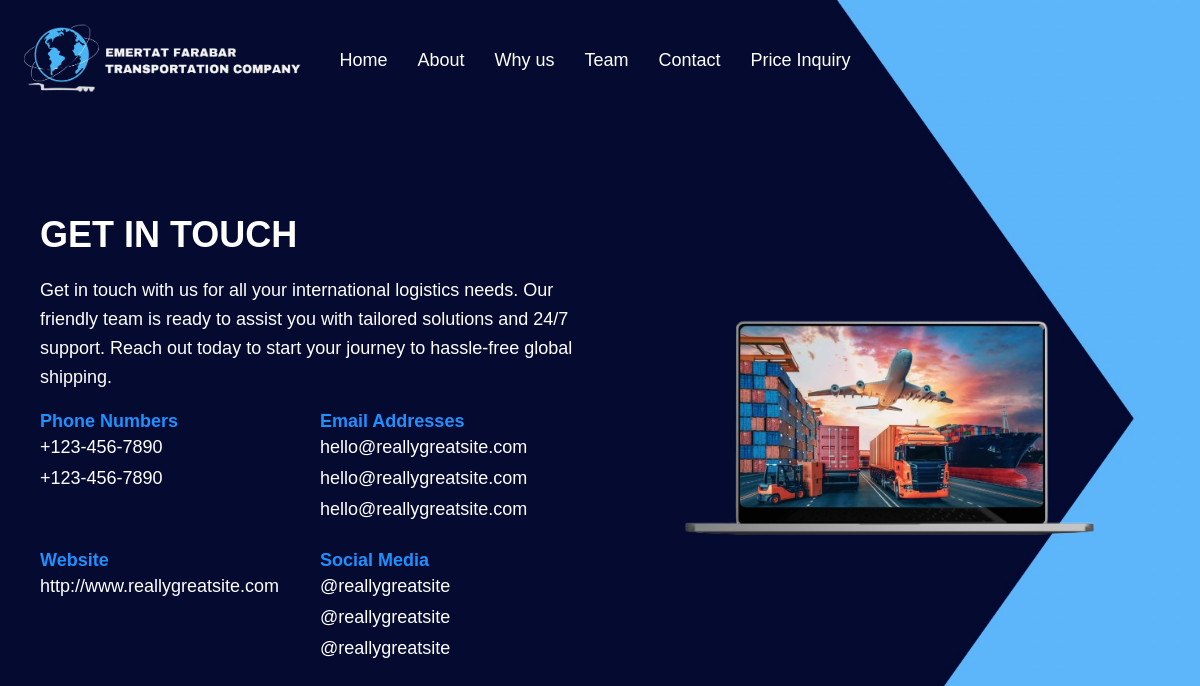
Page /contact/ on the committed database.
### info/models.py (models this page shows, shortened)
class Contact(models.Model):
    phone1 = models.CharField(max_length=20, blank=True, null=True)
    phone2 = models.CharField(max_length=20, blank=True, null=True)
    email1 = models.EmailField(blank=True, null=True)
    email2 = models.EmailField(blank=True, null=True)
    email3 = models.EmailField(blank=True, null=True)
    website = models.URLField(blank=True, null=True)
    social1 = models.CharField(blank=True, null=True, max_length=30)
    social2 = models.CharField(blank=True, null=True, max_length=30)
    social3 = models.CharField(blank=True, null=True, max_length=30)

### info/views.py (the view)
# urls.py: path('contact/', views.contact, name='contact'),
def contact(request):
    contact = Contact.objects.first()  # Gets the first contact record
    return render(request, 'info/contact.html', {'contact': contact})

### info/templates/info/contact.html (shortened to what this page needs)
<!DOCTYPE html>
{% load static %}
<html lang="en">
<head>
</head>
<body>
<header>
    <div class="logo">
        <img src="{% static 'info/images/logo2.png' %}" alt="Logo">
    </div>
    <nav>
        <ul>
            <li><a href="/">Home</a></li>
            <li><a href="/about">About</a></li>
            <li><a href="/why">Why us</a></li>
            <li><a href="/team">Team</a></li>
            <li><a href="/contact">Contact</a></li>
            <li><a href="/price-inquiry">Price Inquiry</a></li>
        </ul>
    </nav>
</header>
<div class="get-in-touch-section">
    <div class="get-in-touch-text">
        <h1>GET IN TOUCH</h1>
        <p>Get in touch with us for all your international logistics needs. Our friendly team is ready to assist you with tailored solutions and 24/7 support. Reach out today to start your journey to hassle-free global shipping.</p>
        <div class="contact-info">
            <div>
                <strong>Phone Numbers</strong>
                {% if contact.phone1 %}
                <div class="contact-item">{{ contact.phone1 }}</div>
                {% endif %}
                {% if contact.phone2 %}
                <div class="contact-item">{{ contact.phone2 }}</div>
                {% endif %}
            </div>
            <div>
                <strong>Email Addresses</strong>
                {% if contact.email1 %}
                <div class="contact-item">{{ contact.email1 }}</div>
                {% endif %}
                {% if contact.email2 %}
                <div class="contact-item">{{ contact.email2 }}</div>
                {% endif %}
                {% if contact.email3 %}
                <div class="contact-item">{{ contact.email3 }}</div>
                {% endif %}
            </div>
            <div>
                <strong>Website</strong>
                {% if contact.website %}
                <div class="contact-item">
                    <a href="{{ contact.website }}" style="color: #FFFFFF; text-decoration: none;">
                        {{ contact.website }}
                    </a>
                </div>
                {% endif %}
            </div>
            <div>
                <strong>Social Media</strong>
                {% if contact.social1 %}
                <div class="contact-item">{{ contact.social1 }}</div>
                {% endif %}
                {% if contact.social2 %}
                <div class="contact-item">{{ contact.social2 }}</div>
                {% endif %}
                {% if contact.social3 %}
                <div class="contact-item">{{ contact.social3 }}</div>
                {% endif %}
            </div>
        </div>
    </div>
    <div class="laptop-image">
        <img src="{% static 'info/images/laptop.png' %}" alt="Laptop">
    </div>
</div>
</body>
</html>

### rows in the picture
Contact: phone1 "+123-456-7890", phone2 "+123-456-7890", email1 "hello@reallygreatsite.com", email2 "hello@reallygreatsite.com", email3 "hello@reallygreatsite.com", website "http://www.reallygreatsite.com", social1 "@reallygreatsite", social2 "@reallygreatsite", social3 "@reallygreatsite"
